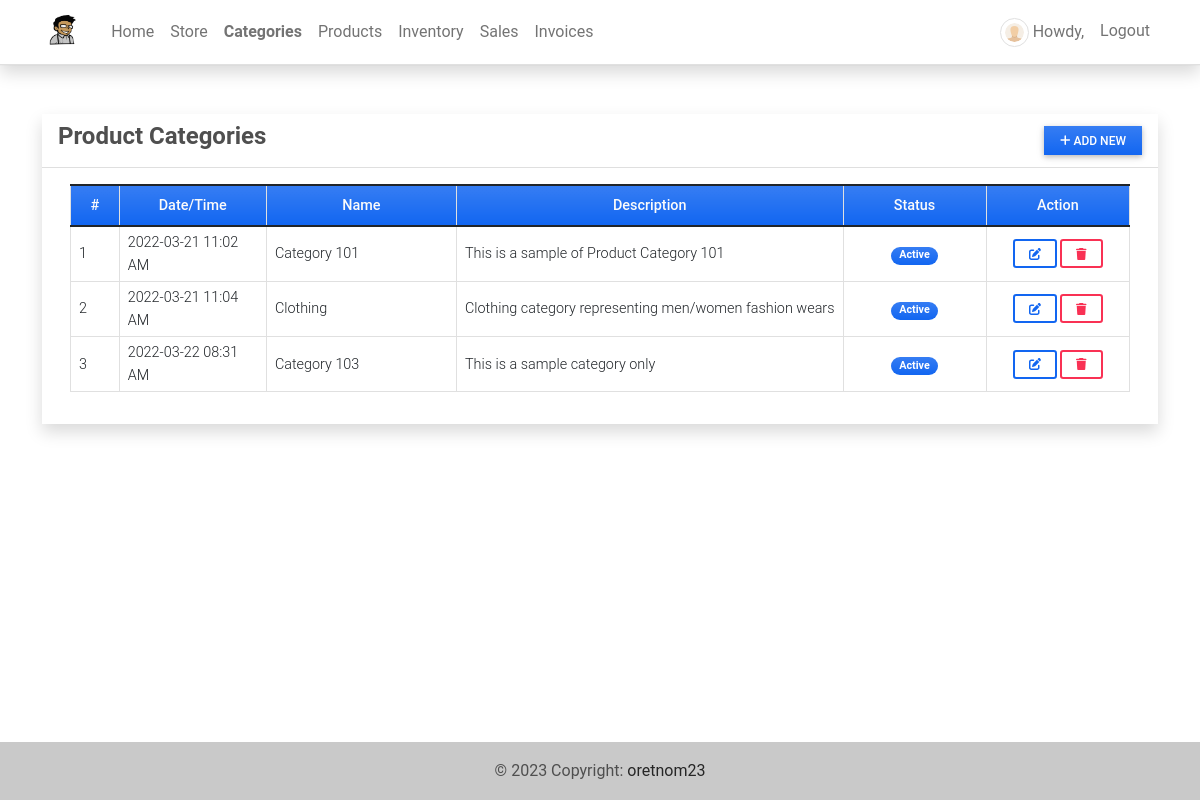
/category (signed in), run on an earlier commit of the app's database.
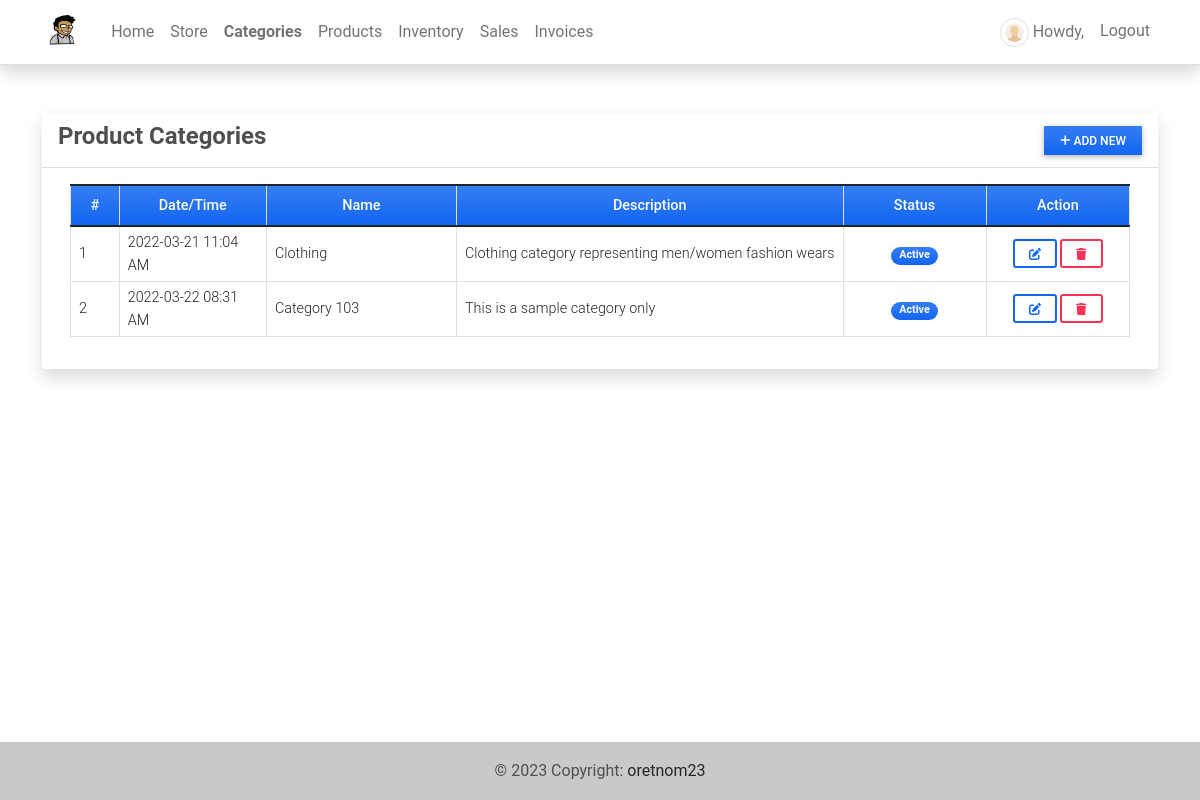
And on a later commit of the database.
### imsApp/models.py (models this page shows, shortened)
class Category(models.Model):
    name = models.CharField(max_length=250)
    description = models.TextField()
    status = models.CharField(max_length=2, choices=(('1','Active'),('2','Inactive')), default=1)
    date_created = models.DateTimeField(default=timezone.now)
    date_updated = models.DateTimeField(auto_now=True)

### imsApp/auth.py (the view)
    def wrapper_function(request,*args,**kwargs):
        if request.user.is_superuser:
            return view_function(request,*args,**kwargs)
        else:
            return redirect('home-page')

### imsApp/auth.py (called while the page is built)
def admin_only(view_function):
    def wrapper_function(request,*args,**kwargs):
        if request.user.is_superuser:
            return view_function(request,*args,**kwargs)
        else:
            return redirect('home-page')
    return wrapper_function

### imsApp/views.py (called while the page is built)
@admin_only
@login_required
def category_mgt(request):
    context['page_title'] = "Product Categories"
    categories = Category.objects.all()
    context['categories'] = categories
    return render(request, 'category_mgt.html', context)

### imsApp/templates/category_mgt.html (shortened to what this page needs)
{% extends 'base.html' %} {% block pageContent %}
<div class="col-lg-12 col-md-12 col-sm-12 col-xs-12">
    <div class="card card-default rounded-0 shadow ">
        <div class="card-header">
            <div class="d-flex w-100 align-items-center justify-content-between">
                <h4 class="card-title fw-bold">Product Categories</h4>
                <div class="tools">
                    <button type="button" class="btn btn-primary rounded-0 bg-gradient btn-sm" id='add_new'><i class="fa fa-plus"></i> Add New</button>
                </div>
            </div>
        </div>
        <div class="card-body">
            <div class="container-fluid">
                <table class="table table-bordered" id="category-list">
                    <colgroup>
                        <col width="5%">
                        <col width="15%">
                        <col width="20%">
                        <col width="30%">
                        <col width="15%">
                        <col width="15%">
                    </colgroup>
                    <thead>
                        <tr class="bg-gradient bg-primary bg-opacity-50 text-light">
                            <th class="px-2 py-2 text-center">#</th>
                            <th class="px-2 py-2 text-center">Date/Time</th>
                            <th class="px-2 py-2 text-center">Name</th>
                            <th class="px-2 py-2 text-center">Description</th>
                            <th class="px-2 py-2 text-center">Status</th>
                            <th class="px-2 py-2 text-center">Action</th>
                        </tr>
                    </thead>
                    <tbody>
                        {% for category in categories %}
                        <tr>
                            <td class="px-2 py-1 align-middle">{{ forloop.counter }}</td>
                            <td class="px-2 py-1 align-middle">{{ category.date_created|date:"Y-m-d h:i A" }}</td>
                            <td class="px-2 py-1 align-middle">{{ category.name }}</td>
                            <td class="px-2 py-1 align-middle">
                                <p class="m-0 text-truncate">{{ category.description }}</p>
                            </td>
                            <td class="px-1 py-1 align-middle text-center">
                                {% if category.status == '1' %}
                                <span class="badge bg-primary bg-gradient rounded-pill px-2">Active</span> {% else %}
                                <span class="badge bg-secondary bg-gradient rounded-pill px-2">Inactive</span> {% endif %}
                            </td>
                            <td class="px-2 py-1 align-middle text-center">
                                <a class="btn btn-outline-primary btn-sm edit-data" href="javascript:void(0)" data-id="{{ category.pk }}" title="Edit">
                                    <i class="fa fa-edit"></i>
                                </a>
                                <button class="btn btn-outline-danger btn-sm delete-data" type="button" data-id="{{ category.pk }}" title="Delete">
                                    <i class="fa fa-trash"></i>
                                </button>
                            </td>
                        </tr>
                        {% endfor %}
                    </tbody>
                </table>
            </div>
        </div>
    </div>
</div>
{% endblock pageContent %}

What changed in the data, as far as the page shows it:
removed Category: date_created "2022-03-21 11:02 AM", name "Category 101", description "This is a sample of Product Category 101", status "Active"
